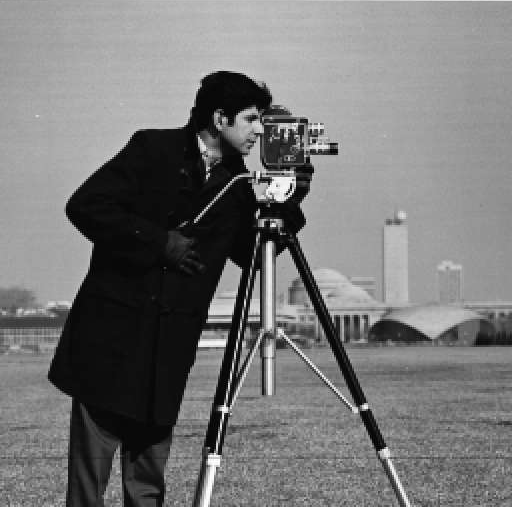
%> input picture toolbox/toolbox_signal/cameraman.png, 512 x 507 px
$ octave Part1.m   (GNU Octave 9; MATLAB toolbox functions it lacks are replaced by stand-ins)
%> lines starting %> are read from the running program, lines starting %| are printed output that depends on the picture
% Add toolbox path
path(path,'./toolbox/toolbox_general');
path(path,'./toolbox/toolbox_signal');


disp('Task1');
%...........................Task1: Sparse Regularization Principle  ............................
n =256;
% input image cameraman
f0 =double (imread('cameraman.png')) ;
%> f0: size 507x512 double; min 0, max 255, mean 118.5; mean of the top-left, top-right, bottom-left and bottom-right quarters 119.3, 153.7, 75.6, 125.5

% input image lena
%f0=double(imread('lena'));

f0 =f0(1:n,1:n) ;
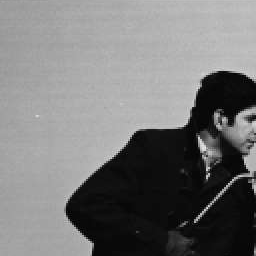
%> f0: size 256x256 double; min 0, max 240, mean 118.7
clf;

% Show the cropped image
%imshow(f0,[]) ;

%............1.2 Damage the image...............
% What we need here is to change iterations in the optimization function
% and change the Phi parameter and see the results and discuss it in the
% report.

%rho = 0.9 ; rho = 0.8 ; rho = 1;
rho = 0.8;
Lambda = rand (n,n)>rho;

% Linear Operator(Phi) which will be applied on the image
Phi = @(f)f.*Lambda;

% damaged image y. it is done using the linear operator Phi
y = Phi(f0);
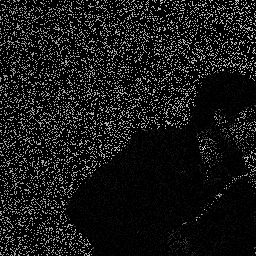
%> y: size 256x256 double; min 0, max 227, mean 23.7

% Show the damaged image
imshow(y,[]);

%....................1.2 Inpainting Processing.............

% L1 minimization,Soft Thresholding
SoftThresh=@(x,T)x.*max(0,1-T./max(abs(x),1e-10)) ;

% Set Wavelet parameters
Jmax = log2(n)-1;
Jmin = Jmax-3;
options.ti=0; % use orthogonality .
Psi = @(a)perform_wavelet_transf(a,Jmin,-1,options);
PsiS = @(f)perform_wavelet_transf(f,Jmin,+1,options );

SoftThreshPsi=@(f,T)Psi(SoftThresh(PsiS(f),T)) ;

% Show thresholded image
%imshow(SoftThreshPsi(y,.1),[]);

%%
% with different threshold values
niter = 10000;

%niter=500;

T = linspace(0,0.6,niter);

x=y;

for i=1:niter
%> (the run ends here)
